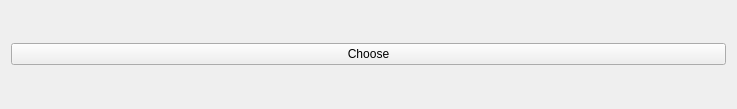
<?xml version="1.0" encoding="UTF-8"?>
<ui version="4.0">
 <class>Widget</class>
 <widget class="QWidget" name="Widget">
  <property name="geometry">
   <rect>
    <x>0</x>
    <y>0</y>
    <width>737</width>
    <height>109</height>
   </rect>
  </property>
  <property name="windowTitle">
   <string>Widget</string>
  </property>
  <layout class="QVBoxLayout" name="verticalLayout">
   <item>
    <widget class="QPushButton" name="chooseButton">
     <property name="text">
      <string>Choose</string>
     </property>
    </widget>
   </item>
  </layout>
 </widget>
 <resources/>
 <connections/>
</ui>
